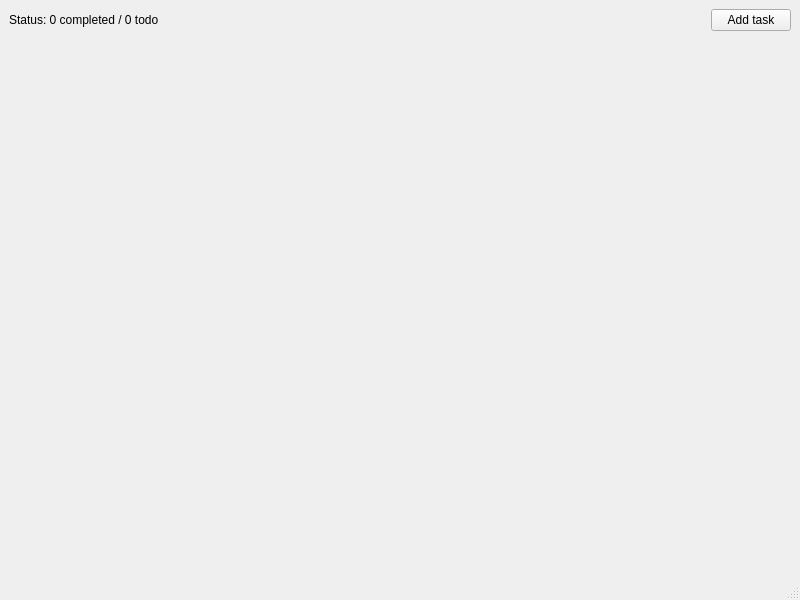
<?xml version="1.0" encoding="UTF-8"?>
<ui version="4.0">
 <class>MainWindow</class>
 <widget class="QMainWindow" name="MainWindow">
  <property name="geometry">
   <rect>
    <x>0</x>
    <y>0</y>
    <width>800</width>
    <height>600</height>
   </rect>
  </property>
  <property name="windowTitle">
   <string>MainWindow</string>
  </property>
  <widget class="QWidget" name="centralwidget">
   <layout class="QVBoxLayout" name="verticalLayout">
    <item>
     <layout class="QHBoxLayout" name="toolbarLayout">
      <item>
       <widget class="QLabel" name="statusLabel">
        <property name="text">
         <string>Status: 0 completed / 0 todo</string>
        </property>
       </widget>
      </item>
      <item>
       <spacer name="horizontalSpacer">
        <property name="orientation">
         <enum>Qt::Horizontal</enum>
        </property>
        <property name="sizeHint" stdset="0">
         <size>
          <width>40</width>
          <height>20</height>
         </size>
        </property>
       </spacer>
      </item>
      <item>
       <widget class="QPushButton" name="addtaskButton">
        <property name="text">
         <string>Add task</string>
        </property>
       </widget>
      </item>
     </layout>
    </item>
    <item>
     <layout class="QVBoxLayout" name="taskLayout">
      <item>
       <spacer name="verticalSpacer">
        <property name="orientation">
         <enum>Qt::Vertical</enum>
        </property>
        <property name="sizeHint" stdset="0">
         <size>
          <width>20</width>
          <height>40</height>
         </size>
        </property>
       </spacer>
      </item>
     </layout>
    </item>
   </layout>
  </widget>
  <widget class="QMenuBar" name="menubar">
   <property name="geometry">
    <rect>
     <x>0</x>
     <y>0</y>
     <width>800</width>
     <height>26</height>
    </rect>
   </property>
  </widget>
  <widget class="QStatusBar" name="statusbar"/>
 </widget>
 <resources/>
 <connections/>
</ui>
